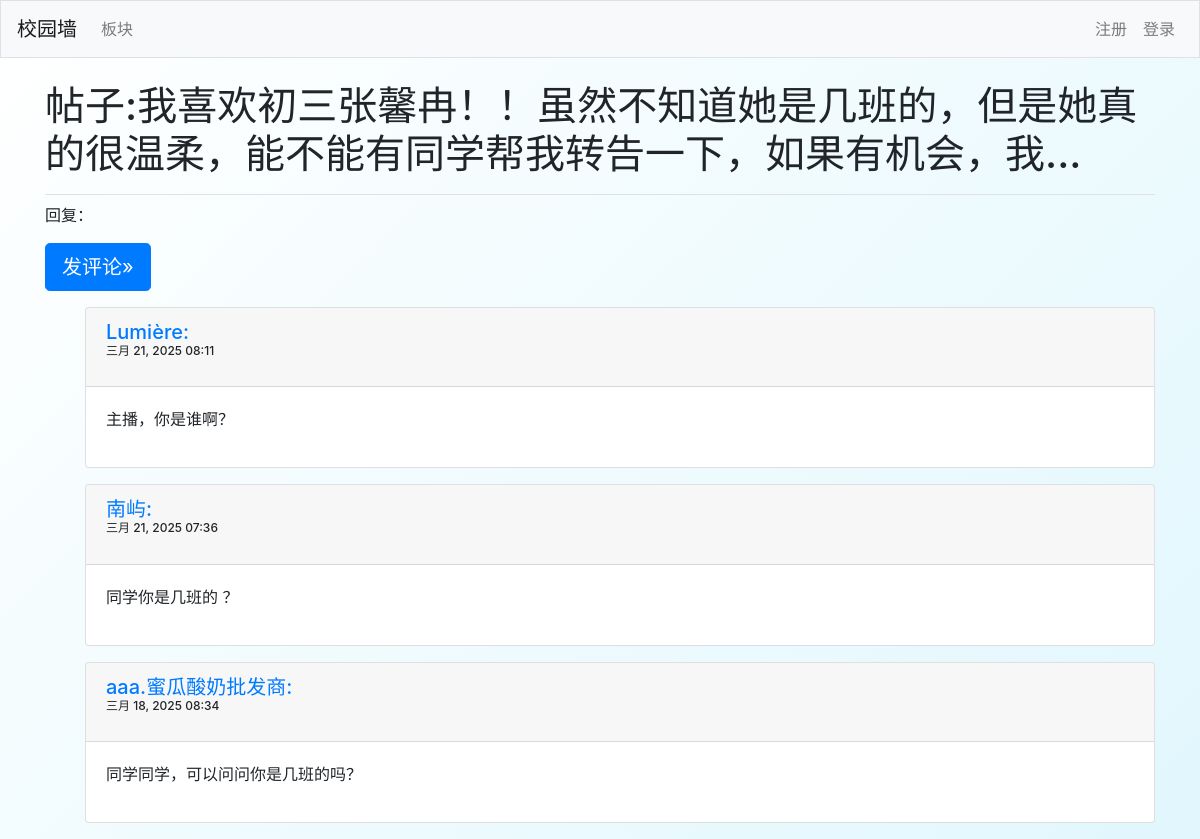
Screenshot of /entry/45/ with the database file from the repository.
### xyq_files/models.py (models this page shows, shortened)
class Entry(models.Model):
    topic = models.ForeignKey(Topic,on_delete=models.CASCADE)
    text = models.TextField()
    date_added = models.DateTimeField(auto_now=True)
    owner = models.ForeignKey(CustomUser,on_delete=models.CASCADE,null=True)
    is_read = models.BooleanField(default=False)
    class Meta:
        verbose_name_plural = 'entries'
    def __str__(self):
        if len(self.text)>50:
            return f"{self.text[:50]}..."
        else:
            return self.text

class Reply(models.Model):
    entry = models.ForeignKey(Entry,on_delete=models.CASCADE)
    text = models.TextField()
    date_added = models.DateTimeField(auto_now=True)
    owner = models.ForeignKey(settings.AUTH_USER_MODEL,on_delete=models.CASCADE,null=True)
    is_read = models.BooleanField(default=False)
    class Meta:
        verbose_name_plural = 'replies'

### users/models.py (models this page shows)
class CustomUser(AbstractUser):
    phone_number = models.CharField(max_length=15, blank=True, null=True)  # 允许 NULL
    introduction = models.CharField(max_length=400, blank=True, default='这个家伙很懒，还没有添加简介~~')

### xyq_files/views.py (the view)
# urls.py: path('entry/<int:entry_id>/', views.entry,name='entry'),
def entry(request,entry_id):
    entry = Entry.objects.get(id=entry_id)
    replies = entry.reply_set.order_by('-date_added')
    context = {'entry':entry,'replies':replies}
    return render(request,'xyq_files/entry.html',context)

### xyq_files/context_processors.py (called while the page is built)
def unread_count_processor(request):
    if request.user.is_authenticated:
        unread_count = Reply.objects.filter(entry__owner=request.user, is_read=False).count()
    else:
        unread_count = 0
    return {'unread_count': unread_count}

### xyq_files/templates/xyq_files/entry.html
{% extends "xyq_files/base.html" %}
{% block page_header %}
    <h1>帖子:{{ entry }}</h1>
{% endblock page_header %}
{% block content %}
    <p>回复：</p>
    <p>
        <a class="btn btn-lg btn-primary" href="{% url 'xyq_files:new_reply' entry.id %}"
        role="button">发评论&raquo;</a>
    </p>
    <ul>
        {% for reply in replies %}
            <div class="card mb-3">
                <h5 class="card-header">
                    <a href="{% url 'users:introduction' reply.owner.id %}">{{ reply.owner }}:</a>
                    <p style="font-size: 12px;">
                        {{ reply.date_added|date:'M d, Y h:i'}}
                    </p>
                </h5>
                <div class="card-body">
                    {{ reply.text|linebreaks }}
                </div>
            </div>
        {% empty %}
            <p>还没有评论呢~</p>
        {% endfor %}
    </ul>
{% endblock content %}

### xyq_files/templates/xyq_files/base.html (style rules this page uses)
body { background: linear-gradient(135deg, #ffffff, #e1f7fd); }

### rows the page displays
Entry: text "我喜欢初三张馨冉！！虽然不知道她是几班的，但是她真的很温柔，能不能有同学帮我转告一下，如果有机会，我..."
Reply: owner "Lumière", date_added "三月 21, 2025 08:11", text "主播，你是谁啊？"
Reply: owner "南屿", date_added "三月 21, 2025 07:36", text "同学你是几班的 ？"
Reply: owner "aaa.蜜瓜酸奶批发商", date_added "三月 18, 2025 08:34", text "同学同学，可以问问你是几班的吗？"
